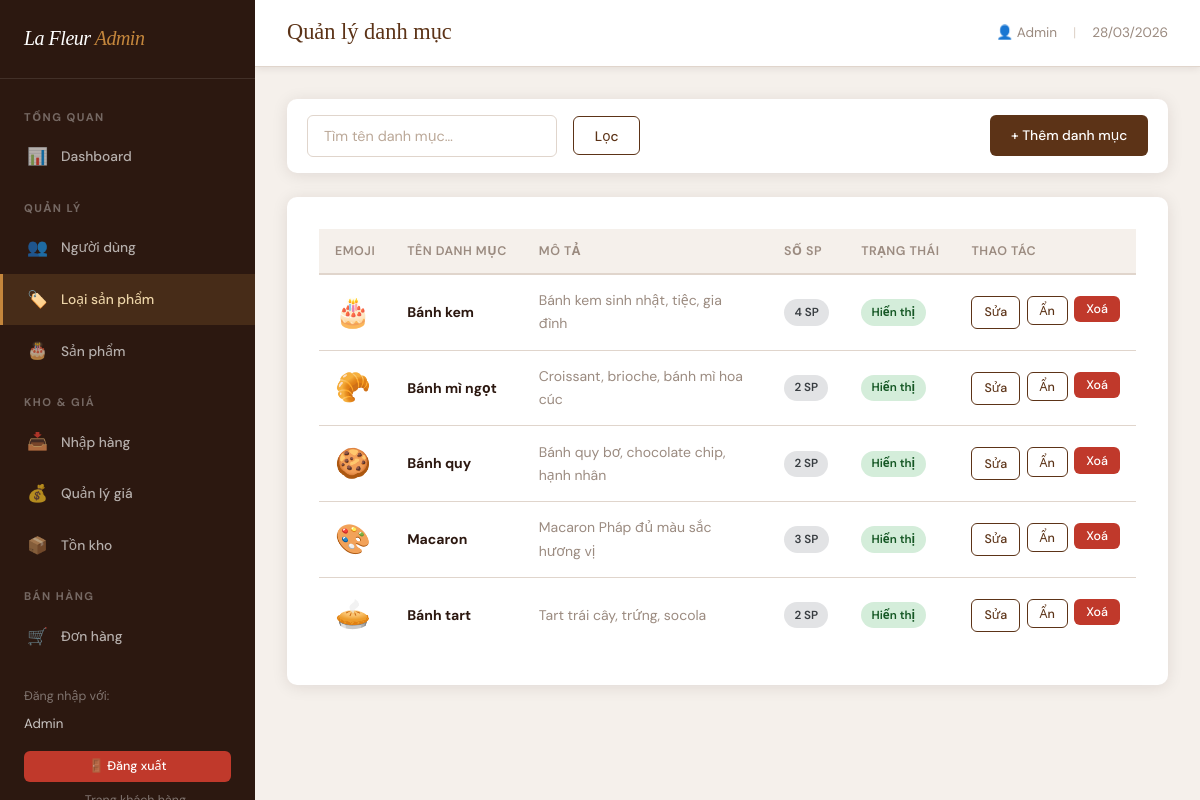
Screenshot of /admin/categories.php (signed in) with the database file from the repository.
### tables this page shows
CREATE TABLE categories (
    id          INT UNSIGNED AUTO_INCREMENT PRIMARY KEY,
    name        VARCHAR(100) NOT NULL,
    emoji       VARCHAR(10)  DEFAULT '',
    description TEXT,
    is_active   TINYINT(1)  NOT NULL DEFAULT 1,
    created_at  DATETIME    NOT NULL DEFAULT CURRENT_TIMESTAMP
);

### includes/functions.php (called while the page is built, shortened)
<?php
function h(string $s): string {
    return htmlspecialchars($s, ENT_QUOTES | ENT_HTML5, 'UTF-8');
}
function sanitize_int(mixed $v, int $default = 0): int {
    return filter_var($v, FILTER_VALIDATE_INT) !== false ? (int)$v : $default;
}

### includes/db.php (called while the page is built, shortened)
<?php
function db(): PDO {
    static $pdo = null;
    if ($pdo === null) {
        $dsn = 'mysql:host=' . DB_HOST . ';dbname=' . DB_NAME . ';charset=' . DB_CHARSET;
        $options = [
            PDO::ATTR_ERRMODE            => PDO::ERRMODE_EXCEPTION,
            PDO::ATTR_DEFAULT_FETCH_MODE => PDO::FETCH_ASSOC,
            PDO::ATTR_EMULATE_PREPARES   => false,
        ];
        try {
            $pdo = new PDO($dsn, DB_USER, DB_PASS, $options);
        } catch (PDOException $e) {
            error_log('DB Connection error: ' . $e->getMessage());
            die('<div style="font-family:sans-serif;padding:2rem;color:#c0392b">
                    ⚠️ Không thể kết nối cơ sở dữ liệu. Vui lòng thử lại sau.
                 </div>');
        }
    }
    return $pdo;
}
function db_query(string $sql, array $params = []): array {
    $stmt = db()->prepare($sql);
    $stmt->execute($params);
    return $stmt->fetchAll();
}
function db_val(string $sql, array $params = []): mixed {
    $stmt = db()->prepare($sql);
    $stmt->execute($params);
    $row = $stmt->fetch(PDO::FETCH_NUM);
    return $row ? $row[0] : null;
}
function db_paginate(string $sql, array $params, int $page, int $perPage = PAGE_SIZE): array {
    $countSql = 'SELECT COUNT(*) FROM (' . $sql . ') AS _cnt';
    $total = (int) db_val($countSql, $params);
    $pages = max(1, (int) ceil($total / $perPage));
    $page  = max(1, min($page, $pages));
    $offset = ($page - 1) * $perPage;
    $items = db_query($sql . " LIMIT $perPage OFFSET $offset", $params);
    return ['items' => $items, 'total' => $total, 'pages' => $pages, 'page' => $page, 'perPage' => $perPage];
}

### admin/categories.php (the view, shortened to what this page needs)
<?php
require_once __DIR__ . '/../includes/db.php';
require_once __DIR__ . '/../includes/functions.php';
require_once __DIR__ . '/admin_layout.php';
$search = trim($_GET['search']??'');
$page   = max(1,sanitize_int($_GET['page']??1));
$params = $search ? ["%$search%"] : [];
$where  = $search ? 'WHERE name LIKE ?' : '';
$paged  = db_paginate("SELECT * FROM categories $where ORDER BY id",$params,$page,ADMIN_PAGE_SIZE);
?>
<div class="filter-bar card" style="margin-bottom:1.5rem">
  <form method="GET" style="display:flex;gap:1rem;align-items:center;flex-wrap:wrap">
    <input type="text" name="search" value="<?= h($search) ?>" class="form-control" placeholder="Tìm tên danh mục…" style="width:250px">
    <button type="submit" class="btn btn-outline">Lọc</button>
    <a href="?add=1" class="btn btn-primary" style="margin-left:auto">+ Thêm danh mục</a>
  </form>
</div>
<div class="card">
  <table class="admin-table">
    <thead><tr><th>Emoji</th><th>Tên danh mục</th><th>Mô tả</th><th>Số SP</th><th>Trạng thái</th><th>Thao tác</th></tr></thead>
    <tbody>
      <?php foreach ($paged['items'] as $c):
        $cnt = db_val('SELECT COUNT(*) FROM products WHERE category_id=?',[$c['id']]); ?>
      <tr>
        <td style="font-size:1.8rem"><?= h($c['emoji']) ?></td>
        <td><strong><?= h($c['name']) ?></strong></td>
        <td style="color:var(--muted)"><?= h($c['description']?:'—') ?></td>
        <td><span class="badge badge-secondary"><?= $cnt ?> SP</span></td>
        <td><span class="badge <?= $c['is_active']?'badge-success':'badge-danger' ?>"><?= $c['is_active']?'Hiển thị':'Ẩn' ?></span></td>
        <td>
          <div style="display:flex;gap:.4rem">
            <a href="?edit=<?= $c['id'] ?>" class="btn btn-sm btn-outline">Sửa</a>
            <form method="POST" style="display:inline"><?= csrf_field() ?>
              <button class="btn btn-sm <?= $c['is_active']?'btn-outline':'btn-success' ?>"><?= $c['is_active']?'Ẩn':'Hiện' ?></button>
            </form>
            <form method="POST" style="display:inline" onsubmit="return confirm('Xoá danh mục này?')"><?= csrf_field() ?>
              <button class="btn btn-sm btn-danger">Xoá</button>
            </form>
          </div>
        </td>
      </tr>
      <?php endforeach; ?>
    </tbody>
  </table>
</div>

### assets/css/style.css (style rules this page uses)
:root { --cream: #FBF7F2; --cream-dark: #F0E8DE; --espresso: #2C1810; --chocolate: #5C3317; --caramel: #C4863C; --caramel-light: #EDD5A8; --rose: #C97B6A; --rose-light: #F5E0DA; --sage: #8A9E82; --white: #FFFFFF; --gray-light: #F5F0EB; --gray: #9B8B80; --border: #E0D5CC; --shadow: rgba(44,24,16,0.10); --shadow-lg: rgba(44,24,16,0.18); --font-display: 'Playfair Display', Georgia, serif; --font-body: 'DM Sans', system-ui, sans-serif; --radius: 10px; --radius-sm: 6px; --primary: #5C3317; --muted: #9B8B80; --bg: #F5F0EB; }
* { margin: 0; padding: 0; box-sizing: border-box; }
body { font-family: var(--font-body); background: var(--cream); color: var(--espresso); line-height: 1.65; min-height: 100vh; }
a { text-decoration: none; color: inherit; }
.btn { display: inline-flex; align-items: center; gap: 0.4rem; padding: 0.55rem 1.3rem; border-radius: var(--radius-sm); font-family: var(--font-body); font-size: 0.86rem; font-weight: 500; cursor: pointer; border: none; transition: all 0.2s; white-space: nowrap; }
.btn-primary { background: var(--chocolate); color: var(--white); }
.btn-outline { background: transparent; color: var(--chocolate); border: 1.5px solid var(--chocolate); }
.btn-danger { background: #C0392B; color: white; }
.btn-sm { padding: 0.32rem 0.75rem; font-size: 0.78rem; }
.card { background: var(--white); border-radius: var(--radius); box-shadow: 0 2px 16px var(--shadow); padding: 2rem; }
.form-control { width: 100%; padding: 0.68rem 1rem; border: 1.5px solid var(--border); border-radius: var(--radius-sm); font-family: var(--font-body); font-size: 0.9rem; color: var(--espresso); background: var(--white); transition: border-color 0.2s, box-shadow 0.2s; outline: none; }
.form-control::placeholder { color: #BBA898; }
.badge { padding: 0.22rem 0.65rem; border-radius: 20px; font-size: 0.73rem; font-weight: 600; display: inline-block; white-space: nowrap; }
.badge-success { background: #D4EDDA; color: #155724; }
.badge-secondary { background: #E2E3E5; color: #383D41; }
.admin-body { background: var(--gray-light); }
.admin-table { width: 100%; border-collapse: collapse; font-size: 0.875rem; }
.admin-table th { background: var(--gray-light); padding: 0.75rem 1rem; text-align: left; font-weight: 600; font-size: 0.78rem; color: var(--gray); text-transform: uppercase; letter-spacing: 0.5px; border-bottom: 2px solid var(--border); white-space: nowrap; }
.admin-table td { padding: 0.85rem 1rem; border-bottom: 1px solid var(--border); vertical-align: middle; color: var(--espresso); }
.admin-table tr:last-child td { border-bottom: none; }
.filter-bar { padding: 1rem 1.25rem; }

### rows the page displays
categories: emoji "🎂", name "Bánh kem", description "Bánh kem sinh nhật, tiệc, gia đình", cnt "4", is_active "Hiển thị"
categories: emoji "🥐", name "Bánh mì ngọt", description "Croissant, brioche, bánh mì hoa cúc", id "2", is_active "Hiển thị"
categories: emoji "🍪", name "Bánh quy", description "Bánh quy bơ, chocolate chip, hạnh nhân", cnt "2", is_active "Hiển thị"
categories: emoji "🎨", name "Macaron", description "Macaron Pháp đủ màu sắc hương vị", cnt "3", is_active "Hiển thị"
categories: emoji "🥧", name "Bánh tart", description "Tart trái cây, trứng, socola", cnt "2", is_active "Hiển thị"

### other values shown
$sections[$key] "TỔNG QUAN"
$icon "📊"
$label "Dashboard"
$sections[$key] "QUẢN LÝ"
$icon "👥"
$label "Người dùng"
$icon "🏷️"
$label "Loại sản phẩm"
$icon "🎂"
$label "Sản phẩm"
$sections[$key] "KHO & GIÁ"
$icon "📥"
$label "Nhập hàng"
$icon "💰"
$label "Quản lý giá"
